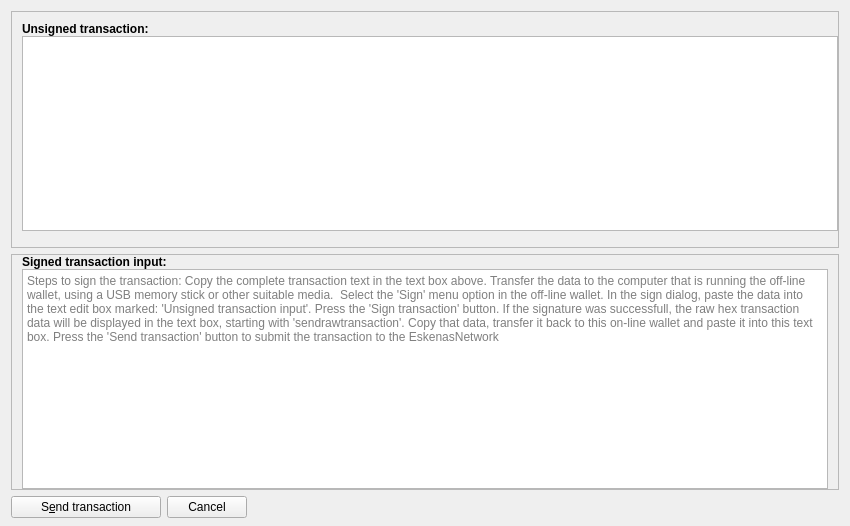
<?xml version="1.0" encoding="UTF-8"?>
<ui version="4.0">
 <class>ZSendCoinsDialog_popup</class>
 <widget class="QDialog" name="ZSendCoinsDialog_popup">
  <property name="enabled">
   <bool>true</bool>
  </property>
  <property name="geometry">
   <rect>
    <x>0</x>
    <y>0</y>
    <width>850</width>
    <height>526</height>
   </rect>
  </property>
  <property name="windowTitle">
   <string>Off-line transaction signing</string>
  </property>
  <layout class="QVBoxLayout" name="verticalLayout" stretch="0,0,0">
   <property name="bottomMargin">
    <number>8</number>
   </property>
   <item>
    <widget class="QFrame" name="frameCoinControl">
     <property name="sizePolicy">
      <sizepolicy hsizetype="Expanding" vsizetype="Expanding">
       <horstretch>0</horstretch>
       <verstretch>0</verstretch>
      </sizepolicy>
     </property>
     <property name="maximumSize">
      <size>
       <width>16777215</width>
       <height>16777215</height>
      </size>
     </property>
     <property name="frameShape">
      <enum>QFrame::StyledPanel</enum>
     </property>
     <property name="frameShadow">
      <enum>QFrame::Sunken</enum>
     </property>
     <layout class="QVBoxLayout" name="verticalLayoutCoinControl2">
      <property name="spacing">
       <number>0</number>
      </property>
      <property name="leftMargin">
       <number>0</number>
      </property>
      <property name="topMargin">
       <number>0</number>
      </property>
      <property name="rightMargin">
       <number>0</number>
      </property>
      <property name="bottomMargin">
       <number>6</number>
      </property>
      <item>
       <layout class="QVBoxLayout" name="verticalLayoutCoinControl" stretch="0,0">
        <property name="spacing">
         <number>0</number>
        </property>
        <property name="leftMargin">
         <number>10</number>
        </property>
        <property name="topMargin">
         <number>10</number>
        </property>
        <item>
         <widget class="QLabel" name="lbInput">
          <property name="sizePolicy">
           <sizepolicy hsizetype="Preferred" vsizetype="Maximum">
            <horstretch>0</horstretch>
            <verstretch>0</verstretch>
           </sizepolicy>
          </property>
          <property name="font">
           <font>
            <weight>75</weight>
            <bold>true</bold>
           </font>
          </property>
          <property name="styleSheet">
           <string notr="true">font-weight:bold;</string>
          </property>
          <property name="text">
           <string>Unsigned transaction:</string>
          </property>
         </widget>
        </item>
        <item>
         <layout class="QHBoxLayout" name="horizontalLayoutCoinControl1">
          <property name="rightMargin">
           <number>0</number>
          </property>
          <property name="bottomMargin">
           <number>10</number>
          </property>
          <item>
           <widget class="QTextEdit" name="teInput">
            <property name="readOnly">
             <bool>true</bool>
            </property>
            <property name="placeholderText">
             <string/>
            </property>
           </widget>
          </item>
         </layout>
        </item>
       </layout>
      </item>
     </layout>
    </widget>
   </item>
   <item>
    <widget class="QFrame" name="frameResult">
     <property name="enabled">
      <bool>true</bool>
     </property>
     <property name="sizePolicy">
      <sizepolicy hsizetype="Expanding" vsizetype="Expanding">
       <horstretch>0</horstretch>
       <verstretch>0</verstretch>
      </sizepolicy>
     </property>
     <property name="maximumSize">
      <size>
       <width>16777215</width>
       <height>16777215</height>
      </size>
     </property>
     <property name="frameShape">
      <enum>QFrame::StyledPanel</enum>
     </property>
     <property name="frameShadow">
      <enum>QFrame::Sunken</enum>
     </property>
     <layout class="QVBoxLayout" name="verticalLayoutResult1">
      <property name="spacing">
       <number>0</number>
      </property>
      <property name="leftMargin">
       <number>0</number>
      </property>
      <property name="topMargin">
       <number>0</number>
      </property>
      <property name="rightMargin">
       <number>0</number>
      </property>
      <property name="bottomMargin">
       <number>0</number>
      </property>
      <item>
       <layout class="QVBoxLayout" name="verticalLayoutResult2" stretch="0,0">
        <property name="spacing">
         <number>0</number>
        </property>
        <property name="leftMargin">
         <number>10</number>
        </property>
        <property name="topMargin">
         <number>0</number>
        </property>
        <property name="rightMargin">
         <number>10</number>
        </property>
        <item>
         <widget class="QLabel" name="lbResult">
          <property name="font">
           <font>
            <weight>75</weight>
            <bold>true</bold>
           </font>
          </property>
          <property name="text">
           <string>Signed transaction input:</string>
          </property>
         </widget>
        </item>
        <item>
         <widget class="QTextEdit" name="teResult">
          <property name="readOnly">
           <bool>false</bool>
          </property>
          <property name="placeholderText">
           <string>Steps to sign the transaction: Copy the complete transaction text in the text box above. Transfer the data to the computer that is running the off-line wallet, using a USB memory stick or other suitable media.  Select the 'Sign' menu option in the off-line wallet. In the sign dialog, paste the data into the text edit box marked: 'Unsigned transaction input'. Press the 'Sign transaction' button. If the signature was successfull, the raw hex transaction data will be displayed in the text box, starting with 'sendrawtransaction'. Copy that data, transfer it back to this on-line wallet and paste it into this text box. Press the 'Send transaction' button to submit the transaction to the EskenasNetwork</string>
          </property>
         </widget>
        </item>
       </layout>
      </item>
     </layout>
    </widget>
   </item>
   <item>
    <layout class="QHBoxLayout" name="horizontalLayout">
     <item>
      <widget class="QPushButton" name="sendTransactionButton">
       <property name="minimumSize">
        <size>
         <width>150</width>
         <height>0</height>
        </size>
       </property>
       <property name="toolTip">
        <string>Confirm the send action</string>
       </property>
       <property name="text">
        <string>S&amp;end transaction</string>
       </property>
       <property name="icon">
        <iconset resource="../komodo.qrc">
         <normaloff>:/icons/send</normaloff>:/icons/send</iconset>
       </property>
       <property name="autoDefault">
        <bool>false</bool>
       </property>
       <property name="default">
        <bool>false</bool>
       </property>
      </widget>
     </item>
     <item>
      <widget class="QPushButton" name="closeButton">
       <property name="sizePolicy">
        <sizepolicy hsizetype="Minimum" vsizetype="Fixed">
         <horstretch>0</horstretch>
         <verstretch>0</verstretch>
        </sizepolicy>
       </property>
       <property name="toolTip">
        <string>Clear all fields of the form.</string>
       </property>
       <property name="text">
        <string>Cancel</string>
       </property>
       <property name="icon">
        <iconset resource="../komodo.qrc">
         <normaloff>:/icons/remove</normaloff>:/icons/remove</iconset>
       </property>
       <property name="autoDefault">
        <bool>false</bool>
       </property>
      </widget>
     </item>
     <item>
      <spacer name="horizontalSpacer">
       <property name="orientation">
        <enum>Qt::Horizontal</enum>
       </property>
       <property name="sizeHint" stdset="0">
        <size>
         <width>40</width>
         <height>20</height>
        </size>
       </property>
      </spacer>
     </item>
     <item>
      <layout class="QHBoxLayout" name="horizontalLayout_2">
       <property name="spacing">
        <number>3</number>
       </property>
      </layout>
     </item>
    </layout>
   </item>
  </layout>
 </widget>
 <resources>
  <include location="../komodo.qrc"/>
 </resources>
 <connections/>
</ui>
